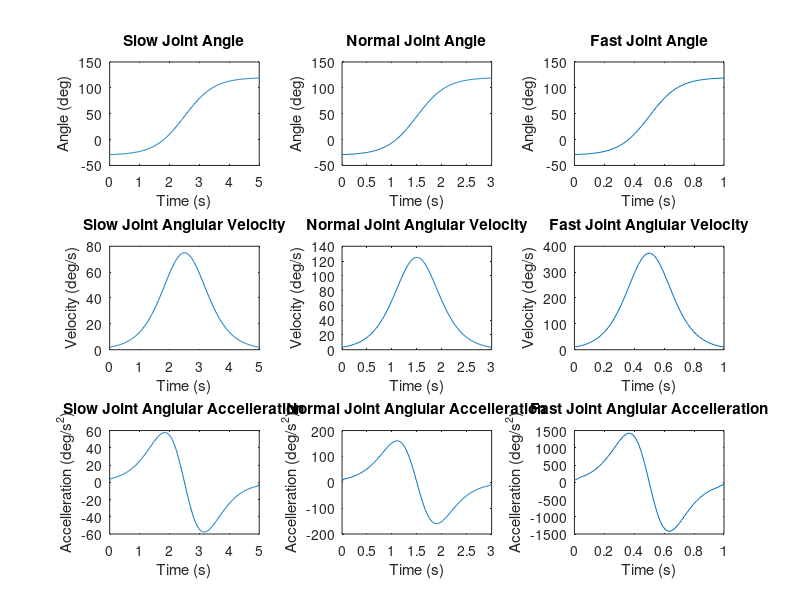
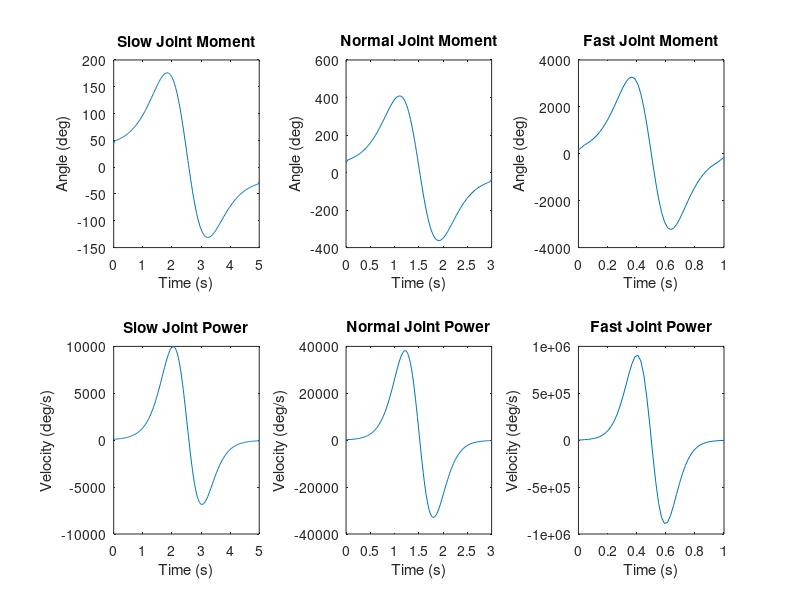
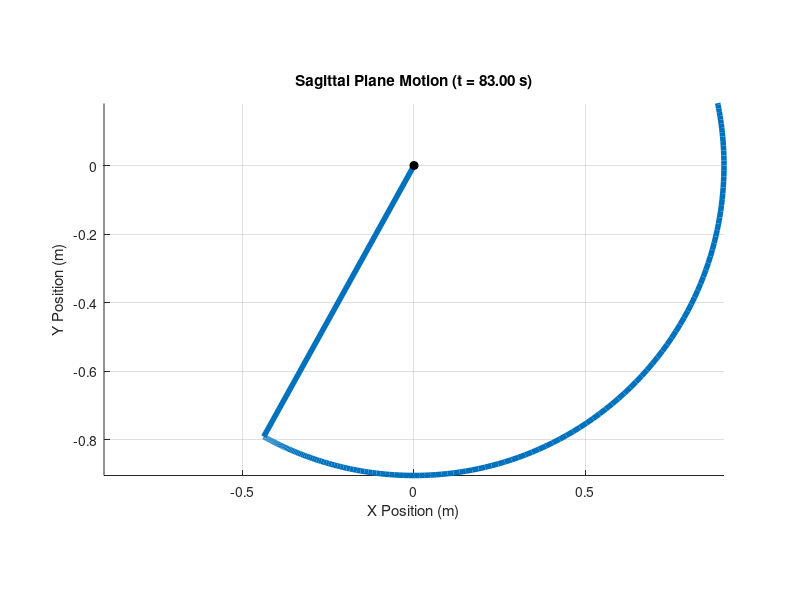

These charts were generated, in order, by the following MATLAB code:
 %% BMEG301 Reverse Dynamic Solution For Device 3
% Authors: Bailey Phillips, Matthew Nuske, Oliver Michels, and Kyan Phillips

%% Assumptions

% The thigh is consider to be pivoted at the hip joint and has one DoF in flexion-extension. 
% Distal limb (shank) is fixed such that the longitudinal axis line up. 
% All other limbs can be ignored.

clc, clear

%% Parameters

% Subject Paramters
gender = 2; % 1 for female, 2 for male
weight = 85; % Total body mass of subject in 'kg'
height = 1.84; % Total body height of subject in 'm'


%% Segment Factor Tables

% Segment factors based of De lava Table
% [Mass factor   Length factor   COM factor  Radius of Gyration factor]

% Female factors
segment_table(1).factors = [ 
0.1478  368.5/1735  0.3612  0.369;  % Thigh (female)
0.0481  432.3/1735  0.4416  0.271   % Shank (female)
];

% Male factors
segment_table(2).factors = [
0.1416  422.2/1741  0.4095  0.329;  % Thigh (male)
0.0433  434.0/1741  0.4459  0.255   % Shank (male)
];  


%% TASK 1 
% Create Structures With All of The Model's Segment Details 

model(1).name = 'Thigh'; model(1).color = 'k';
model(2).name = 'Shank'; model(2).color = 'r';

table = sprintf('Part Name \t Mass (kg)\t Length (m)\t COM (m)\t RGyration (m)\t Inertia (kg.m^2)');
disp(table)

% Assumption: The distal limb (shank) is fixed such that longitudinal axes
% line up, thus all other limbs can be ignored
for part = 1:2

    model(part).mass = weight*segment_table(gender).factors(part,1);
    model(part).length = height*segment_table(gender).factors(part,2);
    model(part).com_local = model(part).length*segment_table(gender).factors(part,3);

   if part < 2
        model(part).com_from_O = model(part).com_local;
    else
        model(part).com_from_O = model(part).com_local + sum([model(1:part-1).length]);
    end
    model(part).rgyration = model(part).length*segment_table(gender).factors(part,4);
    model(part).inertia = model(part).mass*(model(part).rgyration).^2;
    
    t = sprintf('%s\t\t %.3f\t\t %.3f\t\t %.3f\t\t %.3f\t\t %.5f',model(part).name,...
        model(part).mass, model(part).length, model(part).com_local,...
        model(part).rgyration, model(part).inertia);
    disp(t)
end

% System Center of Mass
mass_system = sum([model(:).mass]);

% display system mass
disp(['System mass = ', num2str(mass_system), ' kg']);

r_num = [model(:).mass].*[model(:).com_from_O];
CoM_system = sum(r_num)/mass_system;
disp([newline, 'System center of mass position = ',num2str(CoM_system),' m']);

% System Inertia About The Hip
I_seg_o = [model(:).inertia] + [model(:).mass].*([model(:).com_from_O].^2);
Inertia_system = sum(I_seg_o);
disp(['System mass moment of inertia at O = ',num2str(Inertia_system),' kg.m^2']);

%% Simulation Parameters
fps = 50;                           % Frames per second 
                    % Motion duration in seconds

% These are the first things i saw for the rom of the thigh about the hip.
% we can change this if we find its different with more research - Oli
theta_min = -30 * (pi/180);           % Minimum angle at extension in rad
theta_max = 120 * (pi/180);         % Maximum angle at flexion in rad

%% TASK 2 & 3
durations=[5,3,1];

t_store = cell(length(durations),1);
theta_store = cell(length(durations),1);
omega_store = cell(length(durations),1);
alpha_store = cell(length(durations),1);
M_store = cell(length(durations),1);
P_store = cell(length(durations),1);

for i=1:length(durations)
    T_motion = durations(i);   
    % Simulation 
    Num_Frames = ceil(T_motion*fps);                        % Calculates number of frames in the simulation
    T_simulation = linspace(0, T_motion, Num_Frames);       % Creates a linearly spaced time vector for motion duration

    % Sigmoid Function To Calculate Joint Angle
    k = 10 / T_motion;                                                      % Steepness of sigmoid function (scales with the motion duration)
    s = 1 ./ (1 + exp(-k .* (T_simulation - (T_motion/2))));                % Sigmoid function
    theta = (theta_min + (theta_max - theta_min) .* s) .* (180/pi);         % Joint angle in degrees
    omega = gradient(theta,T_simulation);                                   % Angular velocity
    alpha = gradient(omega,T_simulation);                                   % Angular acceleration
    g = -9.81; % Gravity
    M_hip = (Inertia_system * alpha) - (g * CoM_system * mass_system * cosd(theta)); % Moment about Hip in Nm
    P = M_hip .* omega; % Joint power Watts

    t_store{i} = T_simulation;
    theta_store{i} = theta;
    omega_store{i} = omega;
    alpha_store{i} = alpha;
    M_store{i} = M_hip;
    P_store{i} = P;
end
%% Plotting Results
figure;
label = {'Slow ', 'Normal ', 'Fast '};

for i = 1:3
    % Joint Angle Over Time
    subplot(3, 3, i);
    plot(t_store{i}, theta_store{i});
    ylabel('Angle (deg)');
    xlabel('Time (s)')
    title([label{i} 'Joint Angle']);
    
    % Joint Angular Velocity Over Time
    subplot(3, 3, i + 3);
    plot(t_store{i}, omega_store{i})
    ylabel('Velocity (deg/s)');
    xlabel('Time (s)')
    title([label{i} 'Joint Anglular Velocity']);
    
    % Joint Angular Accelleration Over Time
    subplot(3, 3, i + 6);
    plot(t_store{i}, alpha_store{i});
    ylabel('Accelleration (deg/s^2)');
    xlabel('Time (s)')
    title([label{i} 'Joint Anglular Accelleration']);
end

figure;
for i = 1:3
    % Joint Moment Over Time
    subplot(2, 3, i);
    plot(t_store{i}, M_store{i});
    ylabel('Angle (deg)');
    xlabel('Time (s)')
    title([label{i} 'Joint Moment']);
    
    % Joint Power Over Time
    subplot(2, 3, i + 3);
    plot(t_store{i}, P_store{i})
    ylabel('Velocity (deg/s)');
    xlabel('Time (s)')
    title([label{i} 'Joint Power']);
    
end
L = model(1).length + model(2).length;

figure

for i = 1:length(t_store(1))

    % Position of end of leg
    x = L * sind(theta_store{1});
    y = -L * cosd(theta_store{1});

    clf
    hold on

    % Draw leg
    plot([0 x], [0 y], 'LineWidth', 4)

    % Draw hip joint
    plot(0, 0, 'ko', 'MarkerFaceColor', 'k')

    % Formatting
    axis equal
    axis([-L L -L 0.2*L])
    xlabel('X Position (m)')
    ylabel('Y Position (m)')
    title(sprintf('Sagittal Plane Motion (t = %.2f s)', t(1)))

    grid on

    drawnow
end

L = model(1).length + model(2).length;

figure
